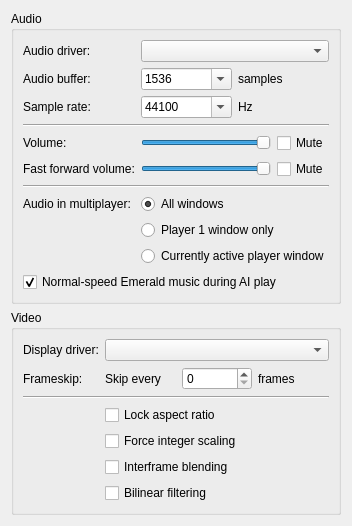
     <widget class="QWidget" name="av">
      <layout class="QVBoxLayout" name="formLayout">
       <item>
        <widget class="QGroupBox" name="groupBox_4">
         <property name="title">
          <string>Audio</string>
         </property>
         <layout class="QFormLayout" name="formLayout_12">
          <item row="0" column="0">
           <widget class="QLabel" name="label_14">
            <property name="text">
             <string>Audio driver:</string>
            </property>
           </widget>
          </item>
          <item row="0" column="1">
           <widget class="QComboBox" name="audioDriver">
            <property name="sizePolicy">
             <sizepolicy hsizetype="Expanding" vsizetype="Fixed">
              <horstretch>0</horstretch>
              <verstretch>0</verstretch>
             </sizepolicy>
            </property>
           </widget>
          </item>
          <item row="1" column="0">
           <widget class="QLabel" name="audioBufferSizeLabel">
            <property name="text">
             <string>Audio buffer:</string>
            </property>
           </widget>
          </item>
          <item row="1" column="1">
           <layout class="QHBoxLayout" name="horizontalLayout_11">
            <item>
             <widget class="QComboBox" name="audioBufferSize">
              <property name="editable">
               <bool>true</bool>
              </property>
              <property name="currentText">
               <string>1536</string>
              </property>
              <property name="currentIndex">
               <number>9</number>
              </property>
              <item>
               <property name="text">
                <string>64</string>
               </property>
              </item>
              <item>
               <property name="text">
                <string>96</string>
               </property>
              </item>
              <item>
               <property name="text">
                <string>128</string>
               </property>
              </item>
              <item>
               <property name="text">
                <string>192</string>
               </property>
              </item>
              <item>
               <property name="text">
                <string>256</string>
               </property>
              </item>
              <item>
               <property name="text">
                <string>384</string>
               </property>
              </item>
              <item>
               <property name="text">
                <string>512</string>
               </property>
              </item>
              <item>
               <property name="text">
                <string>768</string>
               </property>
              </item>
              <item>
               <property name="text">
                <string>1024</string>
               </property>
              </item>
              <item>
               <property name="text">
                <string>1536</string>
               </property>
              </item>
              <item>
               <property name="text">
                <string>2048</string>
               </property>
              </item>
              <item>
               <property name="text">
                <string>3072</string>
               </property>
              </item>
              <item>
               <property name="text">
                <string>4096</string>
               </property>
              </item>
             </widget>
            </item>
            <item>
             <widget class="QLabel" name="label_16">
              <property name="text">
               <string>samples</string>
              </property>
             </widget>
            </item>
           </layout>
          </item>
          <item row="2" column="0">
           <widget class="QLabel" name="label_19">
            <property name="text">
             <string>Sample rate:</string>
            </property>
           </widget>
          </item>
          <item row="2" column="1">
           <layout class="QHBoxLayout" name="horizontalLayout_14">
            <item>
             <widget class="QComboBox" name="sampleRate">
              <property name="editable">
               <bool>true</bool>
              </property>
              <property name="currentText">
               <string>44100</string>
              </property>
              <property name="currentIndex">
               <number>2</number>
              </property>
              <item>
               <property name="text">
                <string>22050</string>
               </property>
              </item>
              <item>
               <property name="text">
                <string>32000</string>
               </property>
              </item>
              <item>
               <property name="text">
                <string>44100</string>
               </property>
              </item>
              <item>
               <property name="text">
                <string>48000</string>
               </property>
              </item>
             </widget>
            </item>
            <item>
             <widget class="QLabel" name="label_20">
              <property name="text">
               <string>Hz</string>
              </property>
             </widget>
            </item>
           </layout>
          </item>
          <item row="4" column="0">
           <widget class="QLabel" name="label_17">
            <property name="text">
             <string>Volume:</string>
            </property>
           </widget>
          </item>
          <item row="4" column="1">
           <layout class="QHBoxLayout" name="horizontalLayout_6">
            <item>
             <widget class="QSlider" name="volume">
              <property name="minimumSize">
               <size>
                <width>128</width>
                <height>0</height>
               </size>
              </property>
              <property name="maximum">
               <number>256</number>
              </property>
              <property name="pageStep">
               <number>16</number>
              </property>
              <property name="value">
               <number>256</number>
              </property>
              <property name="orientation">
               <enum>Qt::Horizontal</enum>
              </property>
             </widget>
            </item>
            <item>
             <widget class="QCheckBox" name="mute">
              <property name="text">
               <string>Mute</string>
              </property>
             </widget>
            </item>
           </layout>
          </item>
          <item row="5" column="0">
           <widget class="QLabel" name="label_34">
            <property name="text">
             <string>Fast forward volume:</string>
            </property>
           </widget>
          </item>
          <item row="5" column="1">
           <layout class="QHBoxLayout" name="horizontalLayout_17">
            <item>
             <widget class="QSlider" name="volumeFf">
              <property name="minimumSize">
               <size>
                <width>128</width>
                <height>0</height>
               </size>
              </property>
              <property name="maximum">
               <number>256</number>
              </property>
              <property name="pageStep">
               <number>16</number>
              </property>
              <property name="value">
               <number>256</number>
              </property>
              <property name="orientation">
               <enum>Qt::Horizontal</enum>
              </property>
             </widget>
            </item>
            <item>
             <widget class="QCheckBox" name="muteFf">
              <property name="text">
               <string>Mute</string>
              </property>
             </widget>
            </item>
           </layout>
          </item>
          <item row="7" column="0">
           <widget class="QLabel" name="label_43">
            <property name="text">
             <string>Audio in multiplayer:</string>
            </property>
           </widget>
          </item>
          <item row="10" column="0" colspan="2">
           <widget class="QCheckBox" name="normalSpeedMusic">
            <property name="text">
             <string>Normal-speed Emerald music during AI play</string>
            </property>
            <property name="toolTip">
             <string>Play background music at its original tempo during capped AI fast-forward. Sound effects and fanfares are suppressed. Requires a supported English Emerald ROM.</string>
            </property>
            <property name="checked">
             <bool>true</bool>
            </property>
           </widget>
          </item>
          <item row="7" column="1">
           <widget class="QRadioButton" name="multiplayerAudioAll">
            <property name="text">
             <string>All windows</string>
            </property>
            <property name="checked">
             <bool>true</bool>
            </property>
            <attribute name="buttonGroup">
             <string notr="true">multiplayerAudio</string>
            </attribute>
           </widget>
          </item>
          <item row="8" column="1">
           <widget class="QRadioButton" name="multiplayerAudio1">
            <property name="text">
             <string>Player 1 window only</string>
            </property>
            <attribute name="buttonGroup">
             <string notr="true">multiplayerAudio</string>
            </attribute>
           </widget>
          </item>
          <item row="9" column="1">
           <widget class="QRadioButton" name="multiplayerAudioActive">
            <property name="text">
             <string>Currently active player window</string>
            </property>
            <attribute name="buttonGroup">
             <string notr="true">multiplayerAudio</string>
            </attribute>
           </widget>
          </item>
          <item row="3" column="0" colspan="2">
           <widget class="Line" name="line_4">
            <property name="orientation">
             <enum>Qt::Horizontal</enum>
            </property>
           </widget>
          </item>
          <item row="6" column="0" colspan="2">
           <widget class="Line" name="line_5">
            <property name="orientation">
             <enum>Qt::Horizontal</enum>
            </property>
           </widget>
          </item>
         </layout>
        </widget>
       </item>
       <item>
        <widget class="QGroupBox" name="groupBox_5">
         <property name="title">
          <string>Video</string>
         </property>
         <layout class="QFormLayout" name="formLayout_13">
          <item row="0" column="0">
           <widget class="QLabel" name="label_10">
            <property name="text">
             <string>Display driver:</string>
            </property>
           </widget>
          </item>
          <item row="0" column="1">
           <widget class="QComboBox" name="displayDriver">
            <property name="sizePolicy">
             <sizepolicy hsizetype="Expanding" vsizetype="Fixed">
              <horstretch>0</horstretch>
              <verstretch>0</verstretch>
             </sizepolicy>
            </property>
           </widget>
          </item>
          <item row="1" column="0">
           <widget class="QLabel" name="label_9">
            <property name="text">
             <string>Frameskip:</string>
            </property>
           </widget>
          </item>
          <item row="1" column="1">
           <layout class="QHBoxLayout" name="horizontalLayout_16">
            <item>
             <widget class="QLabel" name="label_12">
              <property name="text">
               <string>Skip every</string>
              </property>
             </widget>
            </item>
            <item>
             <widget class="QSpinBox" name="frameskip"/>
            </item>
            <item>
             <widget class="QLabel" name="label_13">
              <property name="text">
               <string>frames</string>
              </property>
             </widget>
            </item>
           </layout>
          </item>
          <item row="3" column="1">
           <widget class="QCheckBox" name="lockAspectRatio">
            <property name="text">
             <string>Lock aspect ratio</string>
            </property>
           </widget>
          </item>
          <item row="4" column="1">
           <widget class="QCheckBox" name="lockIntegerScaling">
            <property name="text">
             <string>Force integer scaling</string>
            </property>
           </widget>
          </item>
          <item row="5" column="1">
           <widget class="QCheckBox" name="interframeBlending">
            <property name="text">
             <string>Interframe blending</string>
            </property>
           </widget>
          </item>
          <item row="6" column="1">
           <widget class="QCheckBox" name="resampleVideo">
            <property name="text">
             <string>Bilinear filtering</string>
            </property>
           </widget>
          </item>
          <item row="2" column="0" colspan="2">
           <widget class="Line" name="line_12">
            <property name="orientation">
             <enum>Qt::Horizontal</enum>
            </property>
           </widget>
          </item>
         </layout>
        </widget>
       </item>
      </layout>
     </widget>
